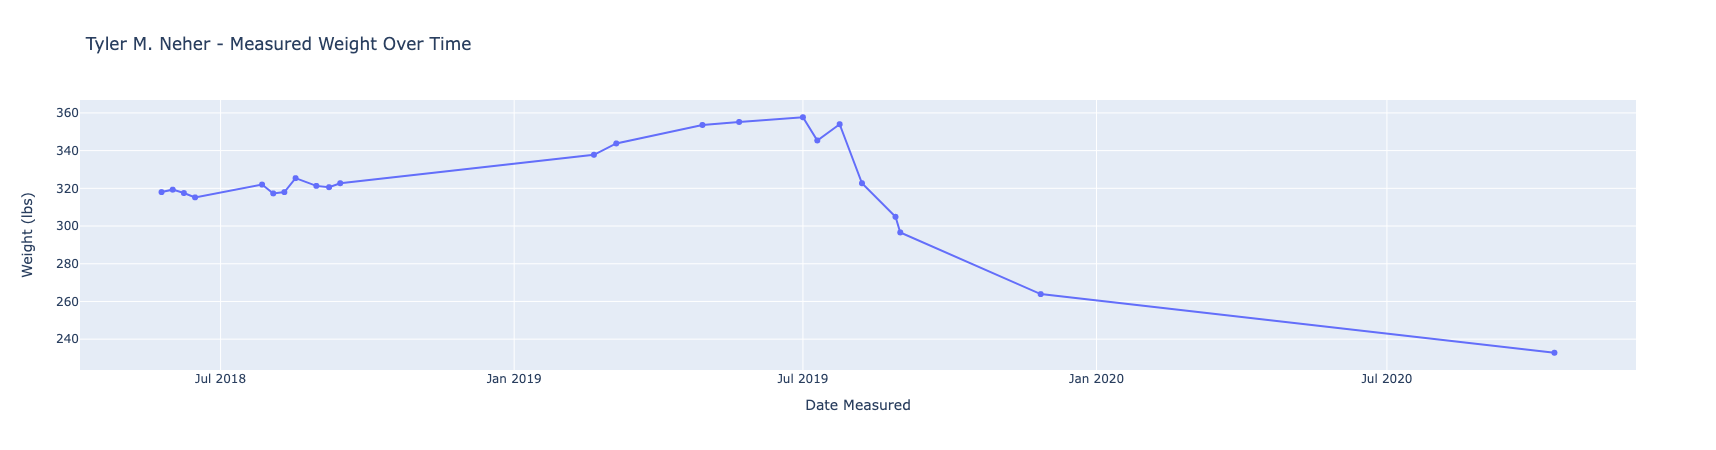

Recreate this plot in Python.
# %%
# imports to use

import pandas as pd
import plotly as pt
import numpy as np
import plotly.express as px

# %%
# extract weights and dates from records and populate list of lists

weightdate = [
    ["taryn_text_records", "2019-08-31.pdf", 296.6, "2019-08-31"],
    ["taryn_text_records", "2018-09-14.pdf", 322.7, "2018-09-14"],
    ["taryn_text_records", "2018-09-07.pdf", 320.6, "2018-09-07"],
    ["taryn_text_records", "2018-08-17.pdf", 325.4, "2018-08-17"],
    ["taryn_text_records", "2018-08-10.pdf", 318.0, "2018-08-10"],
    ["taryn_text_records", "2018-08-03.pdf", 317.3, "2018-08-03"],
    ["taryn_text_records", "2018-07-27.pdf", 322.0, "2018-07-27"],
    ["taryn_text_records", "2018-06-15.pdf", 315.2, "2018-06-15"],
    ["taryn_text_records", "2018-06-08.pdf", 317.5, "2018-06-08"],
    ["taryn_text_records", "2018-06-01.pdf", 319.3, "2018-06-01"],
    ["taryn_text_records", "2018-05-25.pdf", 318.0, "2018-05-25"],
    ["taryn_text_records", "2018-08-30.pdf", 321.3, "2018-08-30"],
    ["pahuja_records", "20230413-pahuja-records_weightChart.pdf", 337.8, "2019-02-20"],
    ["pahuja_records", "20230413-pahuja-records_weightChart.pdf", 343.8, "2019-03-06"],
    ["pahuja_records", "20230413-pahuja-records_weightChart.pdf", 353.6, "2019-04-29"],
    ["pahuja_records", "20230413-pahuja-records_weightChart.pdf", 355.2, "2019-05-22"],
    ["pahuja_records", "20230413-pahuja-records_weightChart.pdf", 357.7, "2019-07-01"],
    ["pahuja_records", "20230413-pahuja-records_weightChart.pdf", 345.4, "2019-07-10"],
    ["pahuja_records", "20230413-pahuja-records_weightChart.pdf", 354.0, "2019-07-24"],
    ["pahuja_records", "20230413-pahuja-records_weightChart.pdf", 322.7, "2019-08-07"],
    ["pahuja_records", "20230413-pahuja-records_weightChart.pdf", 304.9, "2019-08-28"],
    ["pahuja_records", "20230413-pahuja-records_weightChart.pdf", 263.9, "2019-11-27"],
    ["pahuja_records", "20230413-pahuja-records_weightChart.pdf", 232.8, "2020-10-14"],
]

cols = ["data_src", "data_src_filename", "weight_in_lbs", "date_measured"]


# %%
# create pandas dataframe from weightdate data and cols columns

weightdate_df = pd.DataFrame(data=weightdate, columns=cols)
weightdate_df

# %%
# cast 'date_measured' data as datetime
# sort dataframe in-place by 'date_measured'

weightdate_df["date_measured"] = pd.to_datetime(weightdate_df["date_measured"])
weightdate_df.sort_values(by="date_measured", ascending=False, inplace=True)
weightdate_df["date_measured"]


# %%
# extract 'year', 'month', and 'day' data into respective columns from 'date_measured' col

weightdate_df["year"] = weightdate_df["date_measured"].dt.year
weightdate_df["month"] = weightdate_df["date_measured"].dt.month
weightdate_df["day"] = weightdate_df["date_measured"].dt.day

weightdate_df

# %%
# Generate plotly.express linechart of weights over time

names = {"Date Measured": "date_measured"}

fig = px.line(
    weightdate_df,
    x=weightdate_df["date_measured"],
    y=weightdate_df["weight_in_lbs"],
    title="Tyler M. Neher - Measured Weight Over Time",
    markers=True,
    render_mode="svg",
    labels={"date_measured": "Date Measured", "weight_in_lbs": "Weight (lbs)"},
)
fig.show()
